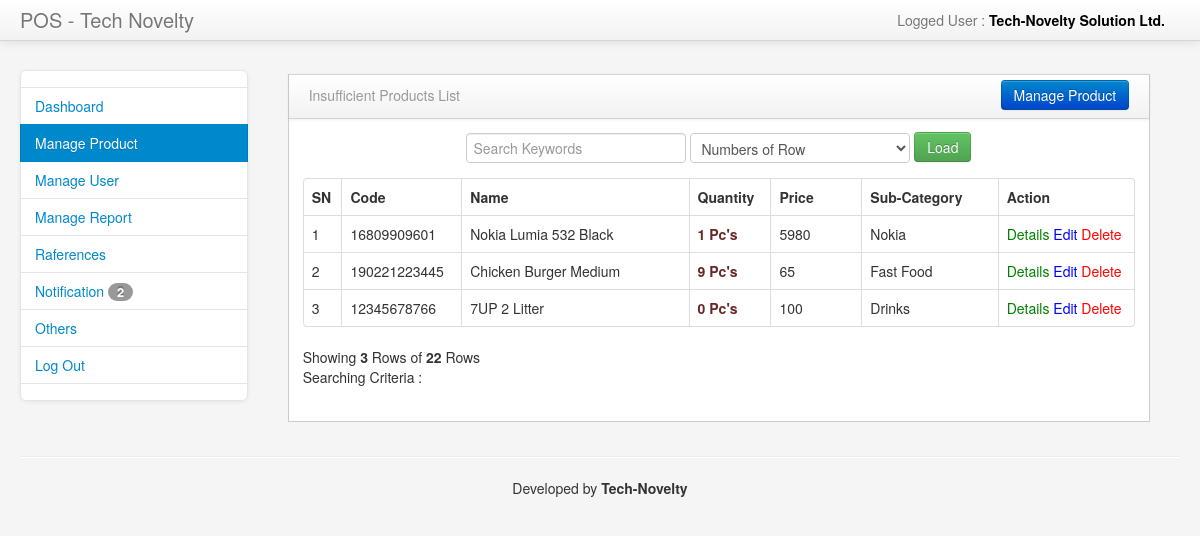
Page /admin/insufficient_products_list.php (signed in) on the committed database.
### tables this page shows
CREATE TABLE IF NOT EXISTS `tbproducts` (
  `pid` int(11) NOT NULL AUTO_INCREMENT,
  `pname` text NOT NULL,
  `code` varchar(200) NOT NULL,
  `description` text NOT NULL,
  `unitid` int(11) NOT NULL,
  `originalPrice` varchar(50) NOT NULL,
  `sellingPrice` varchar(50) NOT NULL,
  `vat` varchar(20) NOT NULL DEFAULT '0',
  `discount` varchar(20) NOT NULL DEFAULT '0',
  `subCategoryId` int(11) NOT NULL,
  `quantity` varchar(100) NOT NULL,
  `image` text NOT NULL,
  PRIMARY KEY (`pid`)
);

CREATE TABLE IF NOT EXISTS `tbproductunit` (
  `id` int(11) NOT NULL AUTO_INCREMENT,
  `unitName` varchar(50) NOT NULL,
  PRIMARY KEY (`id`)
);

CREATE TABLE IF NOT EXISTS `tbsubcategory` (
  `scid` int(11) NOT NULL AUTO_INCREMENT,
  `sub_cat_name` varchar(200) NOT NULL,
  `category_id` int(11) NOT NULL,
  PRIMARY KEY (`scid`)
);

### tools/functions.php (called while the page is built, shortened)
<?php
require_once("controller.php");
class myFunctions extends POSController{
	function getTotalRowNumber($tbname){
  		$query ="SELECT * FROM $tbname ";
  		return $this->getRowNumber($query);
	}
	function getProductInventory($search,$num_rows,$condition){
  		$query ="SELECT * FROM tbproducts  INNER JOIN tbproductunit ON tbproducts.unitid=tbproductunit.id  INNER JOIN tbsubcategory ON tbproducts.subCategoryId=tbsubcategory.scid INNER JOIN tbcategory ON tbsubcategory.category_id=tbcategory.cid WHERE $condition && (tbproducts.pname  like '%$search%' OR tbproducts.code  like '%$search%' OR tbsubcategory.sub_cat_name like '%$search%' OR tbcategory.cname like '%$search%' ) limit 0,$num_rows";
  		return $this->getData($query);
	}
	function getNotificationsNum(){
  		$query ="SELECT * FROM tbproducts WHERE quantity <5 ";
  		return $this->getRowNumber($query);
	}
}
?>

### tools/controller.php (called while the page is built, shortened)
<?php
class POSController extends MyPOSDB{
	function getData($query) {
		$result = mysql_query($query);
		while($row=mysql_fetch_assoc($result)) {
			$resultset[] = $row;
		}
		if(!empty($resultset))
			return $resultset;
	}
	function getRowNumber($query) {
		$result = mysql_query($query);
		$rows=mysql_num_rows($result);
		return $rows;
	}
}
	?>

### admin/insufficient_products_list.php (the view, shortened to what this page needs)
<?php
require_once 'header_link.php';
$db_handle = new myFunctions();
  if(!isset($_REQUEST['keywords']) && !isset($_REQUEST['num_rows']) ){
    $search = "";
    $num_rows = "15";
  }else{
    $search = $_REQUEST['keywords'];
    $num_rows = $_REQUEST['num_rows'];
  }
  if ($num_rows !=NULL && $search == NULL) {
    $results = $db_handle->getProductInventory("",$num_rows," quantity < 10 ");
  }
?>
<!DOCTYPE html>
<html class="no-js">
    <head>
        <link href="assets/css/customizedstyle.css" rel="stylesheet" media="screen">
        <link href="assets/css/myresponsivestyle.css" rel="stylesheet" media="screen">
        <link href="assets/css/styles.css" rel="stylesheet" media="screen">
    		<link href="assets/facebox/facebox.css" media="screen" rel="stylesheet" type="text/css" />
    </head>
    <body>
        <div class="navbar navbar-fixed-top">
            <div class="navbar-inner">
                <div class="container-fluid">
                    <a class="brand" href="#">POS - Tech Novelty </a>
                    <div class="nav-collapse collapse">
                        <ul class="nav pull-right">
                            <li class="dropdown">
                                <a href="#" role="button" class="dropdown-toggle" data-toggle="dropdown">  <?php echo $user;?> </a>
                            </li>
                        </ul>
                   </div>
            </div>
        </div>
		</div>
        <div class="container-fluid">
            <div class="row-fluid">
                <div class="span3" id="sidebar">
                   <ul class="nav nav-list bs-docs-sidenav nav-collapse collapse">
                        <li><a></a></li>
                        <li><a href="dashboard.php"> Dashboard</a></li>
                        <li class="active"><a href="manage_products.php"> Manage Product</a></li>
                        <li><a href="manage_users.php"> Manage User</a></li>
                        <li><a href="manage_report.php"> Manage Report</a></li>
                        <li><a href="manage_references.php"> Raferences</a></li>
                        <li><a href="notification.php"> Notification <span class="badge"><?php echo $db_handle->getNotificationsNum();?></span></a></li>
                        <li><a href="others.php"> Others</a></li>
                        <li><a href="logout.php"> Log Out</a></li>
                        <li><a></a></li>
          </ul>
                </div>
                <div class="span9" id="content">
                    <div class="row-fluid">
                        <div class="block">
                            <div class="navbar navbar-inner block-header">
                                <div class="muted pull-left" >Insufficient Products List</div>
                                <div class="pull-right" ><a href="manage_products.php" style="margin-bottom:8px; margin-top:-5px;" class="btn btn-xs btn-primary">Manage Product</a></div>
                            </div>
                            <div class="block-content collapse in">
                               <center>
                                   <form action="" method="GET">
                                       <input name="keywords" type="text" value="<?php echo $search; ?>" placeholder="Search Keywords">
                                       <select name="num_rows">
                                           <option value="">Numbers of Row</option>
                                       </select>
                                        <input  class="btn btn-success" style="margin-bottom:8px; margin-top:-5px;"  type="submit" value="Load" >
                                       </form>
                                    </center>
                                   <table style="margin-top:-15px"; class="table table-bordered table-stripted table-hover">
                                      <thead>
                                            <th width="3%">SN</th>
                                            <th width="12%">Code</th>
                                            <th width="25%">Name</th>
                                            <th width="9%">Quantity</th>
                                            <th width="10%">Price</th>
                                            <th  width="15%">Sub-Category</th>
                                            <th width="15%">Action</th>
                                       </thead>
                                        <?php
                                        $i=0;
                                        $trow=count($results);
                                        if($trow>0){
                                         foreach($results as $product) {
                                        ?>
                                       <tr>
                                            <td><?php echo ++$i; ?></td>
                                            <td><?php echo htmlentities($product["code"]); ?></td>
                                            <td><?php echo htmlentities($product["pname"]); ?></td>
                                            <td style="font-weight:bold; color:#682626;"><?php echo htmlentities($product["quantity"])." ".htmlentities($product["unitName"]); ?></td>
                                            <td><?php echo (htmlentities($product["sellingPrice"])-htmlentities($product["discount"])); ?></td>
                                            <td><?php echo htmlentities($product["sub_cat_name"]); ?></td>
                                            <td>
                                                <a style="text-decoration:none;color:green;" href="details_product.php?id=<?php echo $product['pid']; ?>"  rel="facebox" >Details</a>
                                                <a style="text-decoration:none;color:blue;"   href="edit_product.php?id=<?php echo $product['pid']; ?>">Edit</a>
                                                <a style="text-decoration:none;color:red;" onClick="return confirm('Do you want to Delete this Product?');"   href="delete_product.php?id=<?php echo $product['pid']; ?>&&image=<?php echo htmlentities($product["image"]); ?>">Delete</a>
                                            </td>
                                       </tr>
                                       <?php
                                        }
                                       }else{
                                          echo "<tr><td colspan='7' > <center>No data are matching</center></td></tr>";
                                        }
                                        ?>
                                   </table>
                                    <?php
                                    echo "Showing <b>".$i."</b> Rows of <b>".$db_handle->getTotalRowNumber("tbproducts")."</b> Rows";
                                    echo " <br /> Searching Criteria : <b>".$search."</b>";
                                     ?>
								                <br ><br >
                            </div>
                        </div>
                    </div>
				</div>
			</div>
            <hr>
            <footer>
            </footer>
        </div>
    </body>
</html>

### admin/assets/css/myresponsivestyle.css (style rules this page uses)
.row-fluid { width: 100%; *zoom: 1; }
.row-fluid:before, .row-fluid:after { display: table; line-height: 0; content: ""; }
.row-fluid:after { clear: both; }
.row-fluid [class*="span"] { display: block; float: left; width: 100%; min-height: 30px; margin-left: 2.564102564102564%; *margin-left: 2.5109110747408616%; -webkit-box-sizing: border-box; -moz-box-sizing: border-box; box-sizing: border-box; }
.row-fluid [class*="span"]:first-child { margin-left: 0; }
.row-fluid .span9 { width: 74.35897435897436%; *width: 74.30578286961266%; }
.row-fluid .span3 { width: 23.076923076923077%; *width: 23.023731587561375%; }
input, textarea, .uneditable-input { margin-left: 0; }
@media (min-width: 980px) { .nav-collapse.collapse { height: auto !important; overflow: visible !important; } }

### admin/assets/css/styles.css (style rules this page uses)
body { padding-top: 0; padding-bottom: 40px; background-color: #f5f5f5; }
@media (min-width: 979px) { body { padding-top: 60px; } }
#content { margin-left:0px; }
.block { border: 1px solid #ccc; background: white; margin: 1em 0em; border-top: none; }
.block-content { margin: 1em; min-height: .25em; }
.block-header { margin-bottom: 0px; border-right: none; border-left: none; -webkit-border-radius: 0px; -moz-border-radius: 0px; border-radius: 0px; }
.block-header div { padding-top: 10px; }
.bs-docs-sidenav { max-width: 228px; margin: 10px 0 0; padding: 0; background-color: #fff; -webkit-border-radius: 6px; -moz-border-radius: 6px; border-radius: 6px; -webkit-box-shadow: 0 1px 4px rgba(0,0,0,.065); -moz-box-shadow: 0 1px 4px rgba(0,0,0,.065); box-shadow: 0 1px 4px rgba(0,0,0,.065); }
.bs-docs-sidenav > li > a { display: block; width: 190px \9; margin: 0 0 -1px; padding: 8px 14px; border: 1px solid #e5e5e5; }
.bs-docs-sidenav > li:first-child > a { -webkit-border-radius: 6px 6px 0 0; -moz-border-radius: 6px 6px 0 0; border-radius: 6px 6px 0 0; }
.bs-docs-sidenav > li:last-child > a { -webkit-border-radius: 0 0 6px 6px; -moz-border-radius: 0 0 6px 6px; border-radius: 0 0 6px 6px; }
.bs-docs-sidenav > .active > a { position: relative; z-index: 2; padding: 9px 15px; border: 0; text-shadow: 0 1px 0 rgba(0,0,0,.15); -webkit-box-shadow: inset 1px 0 0 rgba(0,0,0,.1), inset -1px 0 0 rgba(0,0,0,.1); -moz-box-shadow: inset 1px 0 0 rgba(0,0,0,.1), inset -1px 0 0 rgba(0,0,0,.1); box-shadow: inset 1px 0 0 rgba(0,0,0,.1), inset -1px 0 0 rgba(0,0,0,.1); }

### rows in the picture
tbproducts: code "16809909601", pname "Nokia Lumia 532 Black", quantity "1", tbproductunit.unitName "Pc's", sellingPrice+discount "5980", subCategoryId.sub_cat_name "Nokia"
tbproducts: code "190221223445", pname "Chicken Burger Medium", quantity "9", tbproductunit.unitName "Pc's", sellingPrice "65", subCategoryId.sub_cat_name "Fast Food"
tbproducts: code "12345678766", pname "7UP 2 Litter", quantity "0", tbproductunit.unitName "Pc's", sellingPrice "100", subCategoryId.sub_cat_name "Drinks"

### other values in the picture
$_SESSION['adminFullName'] "Tech-Novelty Solution Ltd."
$db_handle->getNotificationsNum() "2"
$i "3"
$db_handle->getTotalRowNumber("tbproducts") "22"
